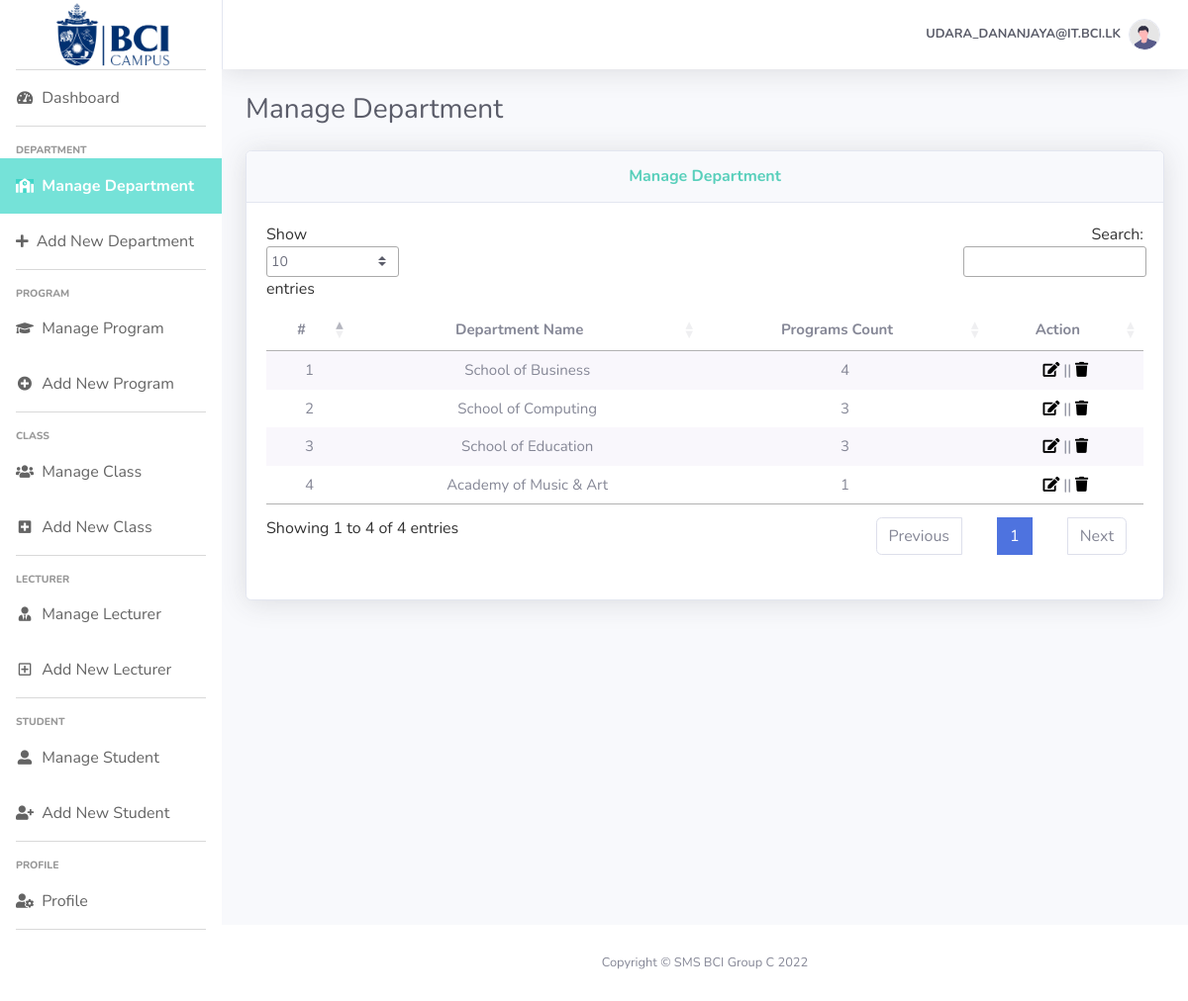
Screenshot of /Admin/Manage_Department.php (signed in) with the database file from the repository.
### tables this page shows
CREATE TABLE `department` (
  `department_id` int(11) NOT NULL,
  `department_name` varchar(100) NOT NULL
);

### Admin/Manage_Department.php (the view, shortened to what this page needs)
<?php
require_once "../config/database.php";
require_once "layout/header.php";
require_once "layout/footer.php";
$sql = "SELECT `department_name`,`department`.`department_id`,COUNT(`department`.`department_id`) AS 'p_count' FROM `department` LEFT JOIN `program` ON `department`.`department_id`=`program`.`department_id` GROUP BY `department_id`;";
$result = $conn->query($sql);
echo <<<EOT
<h1 class="h3 mb-4 text-gray-800">Manage Department</h1>
<div class="card shadow mb-4">
<div class="card-header py-3">
    <h6 class="m-0 font-weight-bold text-center" Style="color:#58cfbb;">Manage Department</h6>
</div>
<div class="card-body">
        <table class="stripe" style="text-align:center; white-space:nowrap;font-size: 15px;" id="dataTable" width="100%" cellspacing="0">
            <thead>
                <tr>
                    <th style="text-align: center;">#</th>
                    <th style="text-align: center;">Department Name</th>
                    <th style="text-align: center;">Programs Count</th>
                    <th style="text-align: center;">Action</th>
                </tr>
            </thead>
            <tbody>
EOT;
if ($result->num_rows > 0) {
    $i=0;
    while($row = $result->fetch_assoc()) {
$i++;
        echo <<<EOT
        <tr>
        <td>$i</td>
        <td>{$row["department_name"]}</td>
        <td>{$row["p_count"]}</td>
        <td> <a href='Update_Department?EditId={$row["department_id"]}'><i class="fas fa-edit"></i></a> || <a href='Manage_Department.php?DeleteId={$row["department_id"]}' onclick="return confirm('Do you really want to Delete ?');"> <i class="fas fa-trash"></i> </a> </td>
        </tr>
        EOT;
    }
        echo"</tbody></table></div></div>";
} else {
        echo"</tbody></table></div></div>";
}
?>

### rows the page displays
department: department_name "School of Business", p_count "4"
department: department_name "School of Computing", p_count "3"
department: department_name "School of Education", p_count "3"
department: department_name "Academy of Music & Art", p_count "1"

### other values shown
$username "UDARA_DANANJAYA@IT.BCI.LK"
